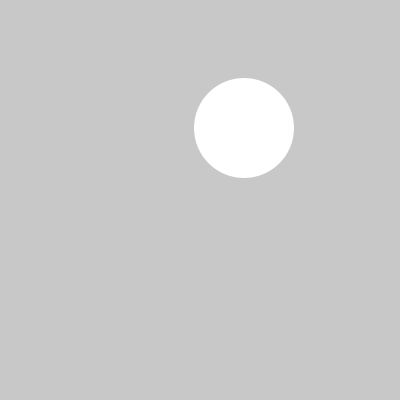
Frame 1 (no input)
Frame 60 (the mouse pressed at the canvas centre just before this capture): identical to frame 1, image omitted
Frame 120 (the mouse held since frame 60 and released just before this capture): identical to frame 1, image omitted

The Processing sketch that drew this single still picture (run headless with seeded random() and noise(); from frame 60 on, the mouse is pressed at the canvas centre):

// Processing sketch: funcion_simple_2
// ── funcion_simple_2.pde
int posX, posY;
boolean hiceClick = false;

void setup(){
  size(400,400);
  posX = round(random(50,width-50));
  posY = round(random(50,height-50));
}

void draw(){
  background(200);
  dibujarBoton(posX, posY);

  if(hiceClick){
    fill(0);
    textSize(30);
    text("Hola Mundo!!!", 100, 100);
  }
}

void mouseClicked(){
  hiceClick = dibujarBoton(posX, posY);
}

// ── funciones.pde
boolean dibujarBoton(int posX, int posY) {
  int diametro = 100;
  int radio = diametro / 2;
  
  noStroke();
  ellipse(posX, posY, diametro, diametro);
  if(dist(posX, posY, mouseX, mouseY) < radio){
    fill(200,0,0);
    return true;
  }else{
    fill(255);
  }
  return false;
}
